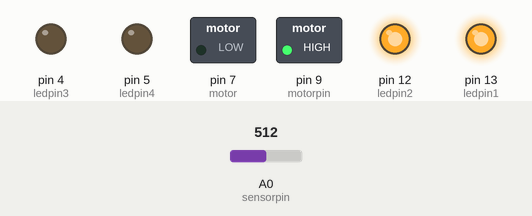
The sketch below on a simulated Arduino Uno, built with avr-gcc and run on an emulated ATmega328P. Shown: switched loads named in the sketch (green lamp = pin HIGH), output pins drawn as LEDs (lit = HIGH). The test bench sets the inputs (shaded band); at power-on: A0 (sensorpin) = 512.

Above: at 0.1 s.
Timing chart, 0 to 1.6 s (numbered marks = the images above):
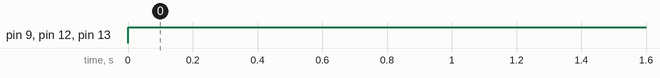

The sketch:

update_temp_with_fan.ino
```cpp
//this project is made by Manish Kumar Yadav
int motorpin=9;
int motor= 7;
int sensorpin= A0;
int sensorval;
int ledpin1=13;
int ledpin2=12;
int ledpin3=4;
int ledpin4=5;


void setup() {
  pinMode(motorpin,OUTPUT);
  pinMode(motor,OUTPUT);
  pinMode(sensorpin,INPUT);
  pinMode(ledpin1,OUTPUT);
  pinMode(ledpin2,OUTPUT);
  pinMode(ledpin3,OUTPUT);
  pinMode(ledpin4,OUTPUT);

  //  setup code here, to run once:

}

void loop() {
  sensorval=analogRead(sensorpin);
  sensorval=sensorval/2.0741;

  if(sensorval>25)
  {
    digitalWrite(motorpin,HIGH);{


    digitalWrite(ledpin1,HIGH);
    digitalWrite(ledpin2,HIGH);
    }
    Serial.println("Fan ON");
    delay(500);
  }

  else if(sensorval>25)
  {
    digitalWrite(motorpin,LOW);{

    digitalWrite(ledpin1,LOW);
    digitalWrite(ledpin2,LOW);
    }
    Serial.println("Fan1 Fault");
    delay(500);
  }

  else if(sensorval>25)
  {
    digitalWrite(motor,LOW);{


    digitalWrite(ledpin3,LOW);
    digitalWrite(ledpin4,LOW);
    }
    Serial.println("Fan2 Fault");
    delay(500);
  }

  else if (sensorval>30)
  {
    digitalWrite(motorpin && motor,HIGH);{

      digitalWrite(ledpin1 && ledpin2 && ledpin3 && ledpin4,HIGH);
    }


    Serial.println("Dual Fan ON");
    delay(500);
    }

  else if (sensorval<=25)

 {
    digitalWrite(motorpin && motor,LOW); {

       digitalWrite(ledpin1 && ledpin2 && ledpin3 &&  ledpin4,LOW);
    }

    Serial.println("Fan OFF");
    delay(500);
    }

   else if (sensorval>30)
  {


    digitalWrite(motorpin || motor, LOW); {

    digitalWrite(ledpin1 || ledpin2 || ledpin3 || ledpin4,LOW);

    }
    Serial.println("Fan Fault Alarm");
    delay(500);
    }
}
```

Measured:
- by itself, pin 9 (motorpin), pin 12 (ledpin2), pin 13 (ledpin1): LOW → HIGH at 0.00 s
